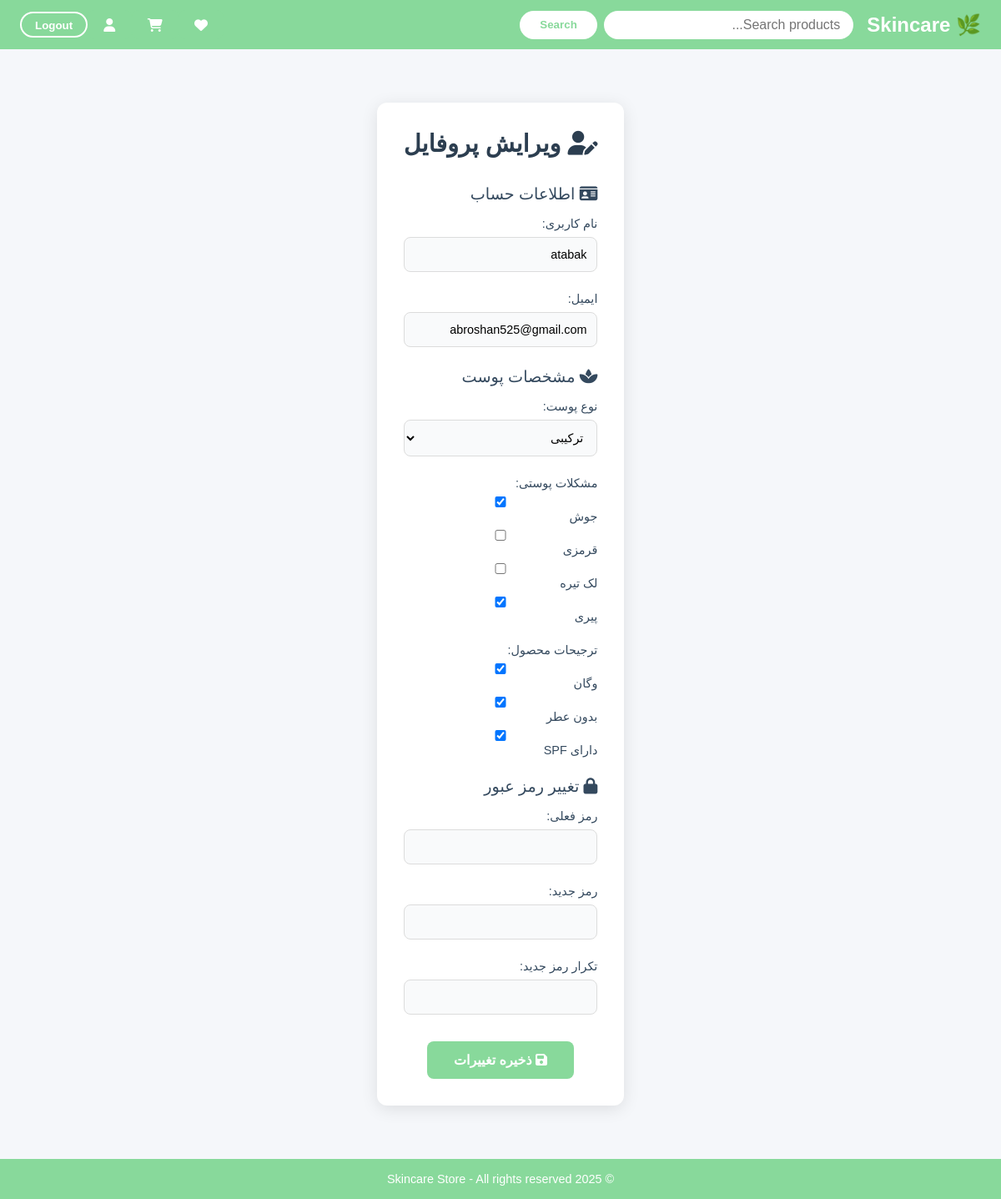
Page /accounts/edit_profile/ (signed in) on the committed database.
### accounts/models.py (models this page shows, shortened)
class CustomUser(AbstractUser):
    SKIN_CHOICES = [
        ('dry', 'خشک'),
        ('oily', 'چرب'),
        ('combo', 'ترکیبی'),
        ('sensitive', 'حساس'),
    ]
    skin_type=models.CharField(max_length=20,choices=SKIN_CHOICES,null=True,blank=True)
    concerns=models.JSONField(null=True, blank=True)
    preferences=models.JSONField(null=True, blank=True)
    created_at=models.DateTimeField(auto_now_add=True)

### accounts/views.py (the view)
# urls.py: path('edit_profile/',views.edit_profile,name='edit_profile'),
@login_required
def edit_profile(request):
    user=request.user
    if request.method=='POST':
        form=CustomUserEditForm(request.POST, instance=user)
        if form.is_valid():
            user=form.save()
            update_session_auth_hash(request, user)
            return redirect('show_profile')
    else:
        form=CustomUserEditForm(instance=user)
    return render(request,'accounts/edit_profile.html', {'form':form})

### accounts/templates/accounts/edit_profile.html (shortened to what this page needs)
{% extends 'base.html' %}
{% load static %}
{% block content %}
<div class="profile-edit-container">
    <h2><i class="fas fa-user-edit"></i> ویرایش پروفایل</h2>
    <form method="post" novalidate>
        <div class="section">
            <h4><i class="fas fa-id-card"></i> اطلاعات حساب</h4>
            <div class="form-group">
                <label for="{{ form.username.id_for_label }}">نام کاربری:</label>
                {{ form.username }}
            </div>
            <div class="form-group">
                <label for="{{ form.email.id_for_label }}">ایمیل:</label>
                {{ form.email }}
            </div>
        </div>
        <div class="section">
            <h4><i class="fas fa-spa"></i> مشخصات پوست</h4>
            <div class="form-group">
                <label for="{{ form.skin_type.id_for_label }}">نوع پوست:</label>
                {{ form.skin_type }}
            </div>
            <div class="form-group">
                <label for="{{ form.concerns.id_for_label }}">مشکلات پوستی:</label>
                {{ form.concerns }}
            </div>
            <div class="form-group">
                <label for="{{ form.preferences.id_for_label }}">ترجیحات محصول:</label>
                {{ form.preferences }}
            </div>
        </div>
        <div class="section">
            <h4><i class="fas fa-lock"></i> تغییر رمز عبور</h4>
            <div class="form-group">
                <label for="{{ form.current_password.id_for_label }}">رمز فعلی:</label>
                {{ form.current_password }}
            </div>
            <div class="form-group">
                <label for="{{ form.new_password.id_for_label }}">رمز جدید:</label>
                {{ form.new_password }}
            </div>
            <div class="form-group">
                <label for="{{ form.confirm_password.id_for_label }}">تکرار رمز جدید:</label>
                {{ form.confirm_password }}
            </div>
        </div>
        <div class="form-actions">
            <button type="submit" class="submit-btn">
                <i class="fas fa-save"></i> ذخیره تغییرات
            </button>
        </div>
    </form>
</div>
{% endblock %}

### templates/base.html (style rules this page uses)
* { box-sizing: border-box; margin: 0; padding: 0; }
body { font-family: Arial, sans-serif; background: #f8f9fa; min-height: 100vh; display: flex; flex-direction: column; }

### accounts/templates/accounts/edit_profile.html (style rules this page uses)
body { font-family: 'Vazir', sans-serif; background-color: #f5f7fa; direction: rtl; margin: 0; }
.profile-edit-container { max-width: 600px; margin: 2rem auto; background: #ffffff; padding: 2rem; border-radius: 12px; box-shadow: 0 4px 20px rgba(0, 0, 0, 0.1); }
.profile-edit-container h2 { text-align: center; color: #2c3e50; margin-bottom: 2rem; font-size: 1.8rem; font-weight: 700; }
.section h4 { color: #34495e; font-size: 1.2rem; margin-bottom: 1rem; font-weight: 500; }
.form-group { margin-bottom: 1.5rem; }
.form-group label { display: block; font-size: 0.9rem; color: #34495e; margin-bottom: 0.5rem; font-weight: 500; }
.form-group input, .form-group select, .form-group textarea { width: 100%; padding: 0.75rem; border: 1px solid #dcdcdc; border-radius: 8px; font-size: 0.9rem; background-color: #f9fafb; transition: border-color 0.3s ease, box-shadow 0.3s ease; }
.form-actions { text-align: center; margin-top: 2rem; }
.submit-btn { background-color: #88d99b; color: white; padding: 0.8rem 2rem; border: none; border-radius: 8px; font-size: 1rem; font-weight: bold; cursor: pointer; transition: background-color 0.3s ease, transform 0.2s ease; }

### rows in the picture
CustomUser: username "atabak", email "abroshan525@gmail.com", skin_type "ترکیبی", concerns "☑ ☐ ☐ ☑", preferences "☑ ☑ ☑"
